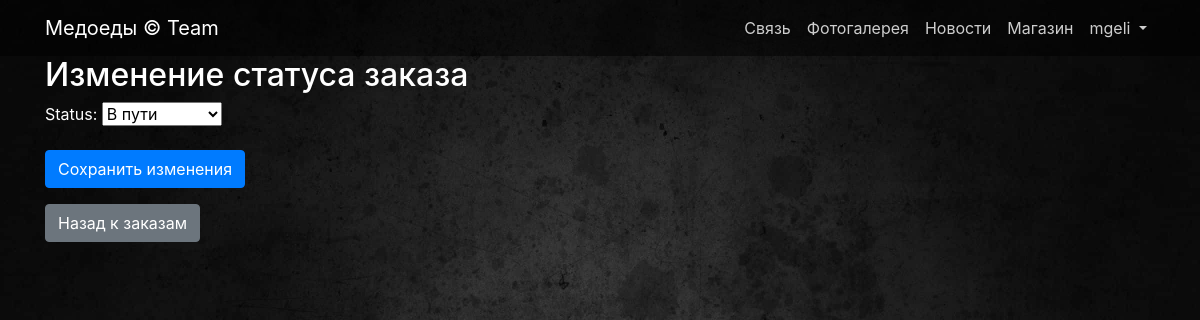
The app's page /store/update-status/1/ (signed in), older data.
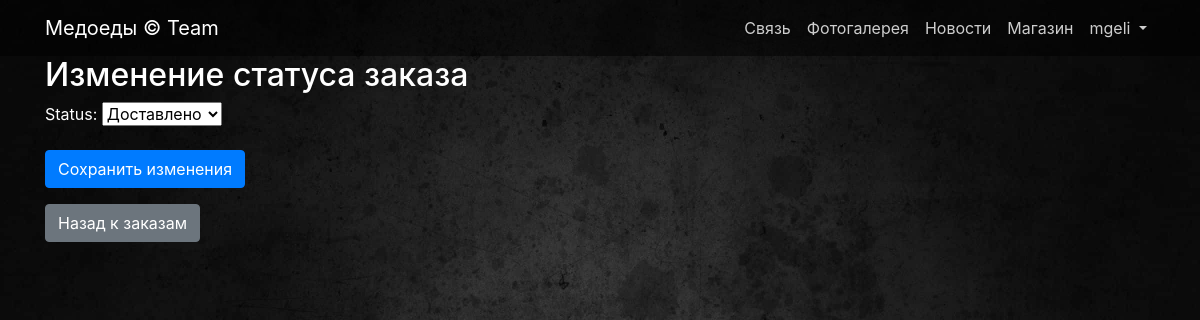
The same page, newer data.
### store/models.py (models this page shows, shortened)
class DeliveryRequest(models.Model):
    STATUS_CHOICES = [
        ('В обработке', 'В обработке'),
        ('В пути', 'В пути'),
        ('Доставлено', 'Доставлено'),
    ]
    user = models.ForeignKey(User, on_delete=models.CASCADE)
    product = models.ForeignKey('Product', on_delete=models.CASCADE)
    quantity = models.PositiveIntegerField()
    address = models.TextField()
    created_at = models.DateTimeField(auto_now_add=True)
    status = models.CharField(max_length=100, choices=STATUS_CHOICES, default='В обработке')
    details = models.TextField(null=True, blank=True)  # Добавляем поле details

### store/views.py (the view)
# urls.py: path('update-status/<int:pk>/', views.update_delivery_request_status, name='update_delivery_request_status'),
@login_required
@user_passes_test(is_moderator)
def update_delivery_request_status(request, pk):
    delivery_request = get_object_or_404(DeliveryRequest, pk=pk)
    if request.method == 'POST':
        form = DeliveryRequestStatusForm(request.POST, instance=delivery_request)
        if form.is_valid():
            form.save()
            return redirect('store:orders')
    else:
        form = DeliveryRequestStatusForm(instance=delivery_request)
    context = {
        'form': form,
        'delivery_request': delivery_request,
    }
    return render(request, 'store/update_delivery_request_status.html', context)

### store/forms.py
class DeliveryRequestStatusForm(forms.ModelForm):
    class Meta:
        model = DeliveryRequest
        fields = ['status']
        widgets = {
            'status': forms.Select(choices=DeliveryRequest.STATUS_CHOICES),
        }

### store/views.py (called while the page is built)
def is_moderator(user):
    return user.is_staff  # или любое другое условие, определяющее модераторов

### store/templates/store/update_delivery_request_status.html (shortened to what this page needs)
{% extends 'store/base.html' %}
{% load static %}
{% block css %}
    <link href="{% static 'css/delivery.css' %}" rel="stylesheet">
{% endblock %}
{% block content %}
<div class="container">
    <h2>Изменение статуса заказа</h2>
    <form method="post">
        {{ form.as_p }}
        <button type="submit" class="btn btn-primary">Сохранить изменения</button>
    </form>
    <a href="{% url 'store:orders' %}" class="btn btn-secondary mt-3">Назад к заказам</a>
</div>
{% endblock %}

Row changes from the older to the newer data that the page shows:
changed DeliveryRequest: status "В пути" → "Доставлено"
